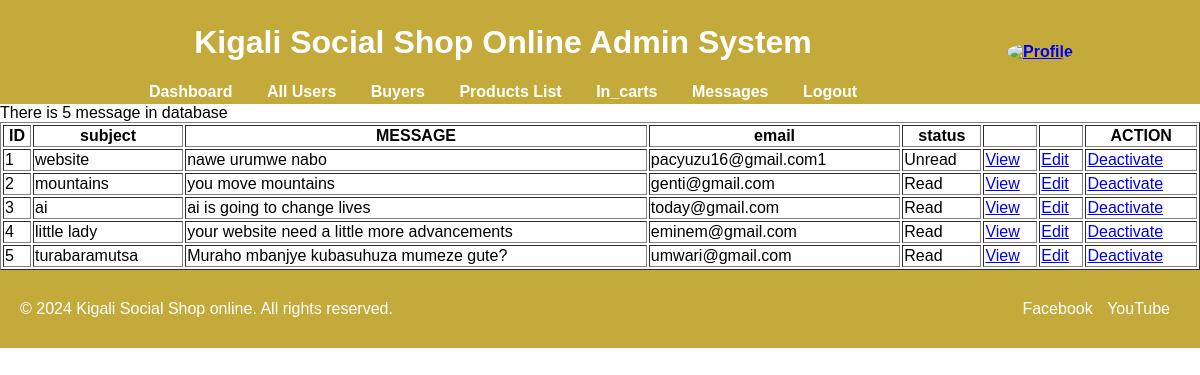
The app's page /messages.php (signed in) with its own data.
### tables this page shows
CREATE TABLE `contact` (
  `id` int(11) NOT NULL,
  `names` varchar(255) NOT NULL,
  `email` varchar(255) NOT NULL,
  `subject` text NOT NULL,
  `message` text NOT NULL,
  `time` timestamp NOT NULL DEFAULT current_timestamp(),
  `status` int(11) DEFAULT NULL
);

### messages.php (the view, shortened to what this page needs)
<?php
   include('sessions.php');
?>
<!DOCTYPE html>
<html lang="en">
<head>
</head>
<body>
   <div class="hello">
  <table border="0"bgcolor="#c4aa3a">
  <tr><th width="1000px">
    <div class="header">
      <h1>Kigali Social Shop  Online Admin System</h1>
      <nav>
        <a href="admin.php">Dashboard</a>
        <a href="users.php">All Users</a>
        <a href="buyers.php">Buyers</a>
        <a href="products.php">Products List</a>
        <a href="in_carts.php">In_carts</a>
        <a href="messages.php">Messages</a>
        <a href="logout.php">Logout</a>
      </nav>
    </div>
  </th><th>
    <div class="profile-section">
    <a href="profile.php"><img src="images/ppp.jpg" alt="Profile"style="width: 35%;border-radius: 50%;"></img></a>
	   <br/>
    </div>
  </th></tr>
    </table>
  </div>
  <?php
    $q = "SELECT * FROM contact";
 $results = mysqli_query($con,$q);
 if($results){
    echo "There is ".$rowcount=mysqli_num_rows($results)." message  in database";
 }else{
   echo "0";
 }
  ?>
		   <?php
		    include("connection.php");
		    $q = "SELECT * FROM contact";
			$results = mysqli_query($con,$q);
			echo "<table border=1 width='100%'>
			      <tr>
				  <th>ID </th>
				  <th>subject </th>
				  <th>MESSAGE </th>
          <th>email </th>
          <th>status</th>
          <th></th>
          <th></th>
          <th colspan=4>ACTION </th>
				  </tr>";
			while($r= mysqli_fetch_array($results)){
				echo "<tr><td>".$r['id']."</td><td>".$r['subject']."</td><td>".$r['message']."</td><td>".$r['email'].$r['status']."</td><td>";
				if($r['status']==1){
					echo "Unread";
				}else{
				    echo "Read";
				}
				echo "
				      <td><a href='#'> View </a></td>
					  <td><a href='#'> Edit </a></td>
					  <td><a href='#'> Deactivate </a></td>
				</tr>";
			}
			echo "</table>";
		   ?>
	<footer>
    <div class="container">
      <p>&copy; 2024 Kigali Social Shop  online. All rights reserved.</p>
      <ul>
        <li><a href="https://www.facebook.com" target="_blank">Facebook</a></li>
        <li><a href="https://www.youtube.com" target="_blank">YouTube</a></li>
      </ul>
    </div>
  </footer>
</body>
</html>

### messages.php (style rules this page uses)
footer p { margin: 0; }
footer ul { list-style: none; padding: 0; margin: 0; }
footer ul li { display: inline; margin-right: 10px; }
footer a { text-decoration: none; color: #fff; }
footer { background-color: #c4aa3a; color: #fff; padding: 10px 0; text-align: center; position:relative; }
body { margin: 0; font-family: Arial, sans-serif; }
.header { background-color: #c4aa3a; color: #fff; padding: 0px; text-align: center; }
.container { display: flex; justify-content: space-between; padding: 20px; }
.profile-section { width: 100%; background-color: #c4aa3a; padding: 0px; height: 100% }
.header a { color: #fff; text-decoration: none; margin: 0 15px; }
.hello { background-color: #c4aa3a; }

### records on screen
contact: id "1", subject "website", message "nawe urumwe nabo", email "pacyuzu16@gmail.com", status "1", shows "Unread"
contact: id "2", subject "mountains", message "you move mountains", email "genti@gmail.com", shows "Read"
contact: id "3", subject "ai", message "ai is going to change lives", email "today@gmail.com", shows "Read"
contact: id "4", subject "little lady", message "your website need a little more advancements", email "eminem@gmail.com", shows "Read"
contact: id "5", subject "turabaramutsa", message "Muraho mbanjye kubasuhuza mumeze gute?", email "umwari@gmail.com", shows "Read"

### other values on screen
$rowcount=mysqli_num_rows($results)." message  in database" "5 message in database"
